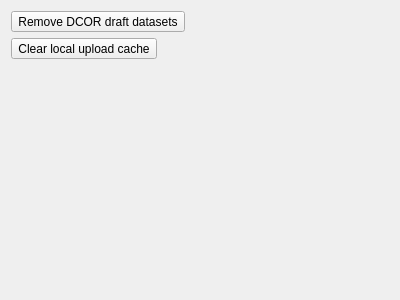
<?xml version="1.0" encoding="UTF-8"?>
<ui version="4.0">
 <class>Form</class>
 <widget class="QWidget" name="Form">
  <property name="geometry">
   <rect>
    <x>0</x>
    <y>0</y>
    <width>400</width>
    <height>300</height>
   </rect>
  </property>
  <property name="windowTitle">
   <string>Form</string>
  </property>
  <layout class="QVBoxLayout" name="verticalLayout">
   <item>
    <widget class="QToolButton" name="toolButton_drafts">
     <property name="toolTip">
      <string>Remove all draft datasets created on DCOR (these might have been the result of failed uploads)</string>
     </property>
     <property name="text">
      <string>Remove DCOR draft datasets</string>
     </property>
    </widget>
   </item>
   <item>
    <widget class="QToolButton" name="toolButton_cache">
     <property name="toolTip">
      <string>Remove the local DCOR-Aid cache directory (this directory might contain compressed resource files from unexpectedly interrupted uploads)</string>
     </property>
     <property name="text">
      <string>Clear local upload cache</string>
     </property>
    </widget>
   </item>
   <item>
    <spacer name="verticalSpacer">
     <property name="orientation">
      <enum>Qt::Vertical</enum>
     </property>
     <property name="sizeHint" stdset="0">
      <size>
       <width>20</width>
       <height>40</height>
      </size>
     </property>
    </spacer>
   </item>
  </layout>
 </widget>
 <resources/>
 <connections/>
</ui>
